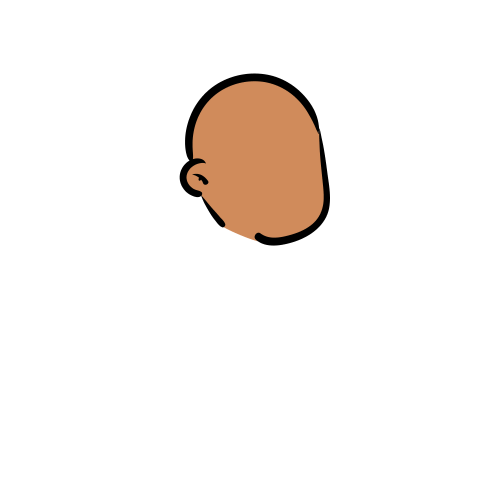
#> input picture Interactives/AgeFactor/character-kit/FP survey characters/Base Face.png, 1000 x 1000 px (shown at 1/2 size); its folder holds only this picture in this run
$ python build_fp.py
#> lines starting #> are read from the running program, lines starting #| are printed output that depends on the picture
# Builds the Age Factor characters from the layered parts in "FP survey characters/".
# Every part is a 1000x1000 transparent PNG drawn in place, so a character is just a stack:
#   base face (skin) -> shirt -> expression -> specs -> hair -> beard/moustache (on top, so long hair never hides it)
# Hair and beards are drawn as plain shapes and recoloured here by age: black, then grey, then white.
#
# Run after adding or changing parts (needs Pillow: pip3 install pillow):
#   python3 character-kit/build_fp.py
#
# Writes:
#   imgs/characters/fp/web/<id>.png   480px portraits of the story's characters, transparent (the page draws the background)
#   imgs/characters/fp/cut/<id>.png   128px head-and-shoulders cut-outs of the same, for the chart squares
#   imgs/characters/fp/layers/*.png   the parts themselves, pre-coloured (6 skins; hair and beards in 5 greys), at 500px.
#                                     The reader's own character is stacked from these on the page, so any combination works.
#   scripts/fp-characters.js          the list of characters and layers, read by scripts/characters.js
#   character-kit/fp-characters.html a contact sheet of everything generated
import glob, json, os, random
from PIL import Image, ImageFilter

HERE = os.path.dirname(os.path.abspath(__file__))
ROOT = os.path.dirname(HERE)
PARTS = os.path.join(HERE, 'FP survey characters')
OUT = os.path.join(ROOT, 'imgs', 'characters', 'fp')

PER_DECADE = 10           # half female-presenting, half male-presenting
FILL_NECK = True          # the base face's neck is white; paint it the skin colour
DECADE_AGE = [16, 25, 35, 45, 55, 65, 75]
DECADES = ['Teens', '20s', '30s', '40s', '50s', '60s', '70s+']

INK = (0, 0, 0)
BASE_SKIN = (208, 139, 91)  # the skin colour drawn in Base Face.png
SKINS = [(246, 214, 189), (232, 185, 146), (208, 139, 91), (176, 112, 70), (140, 86, 52), (98, 60, 36)]  # lightest to deepest
HAIR_COLOURS = [(35, 26, 21), (66, 56, 50), (128, 121, 115), (184, 178, 172), (240, 237, 232)]           # black to white

def hair_tone(age):
    """Index into HAIR_COLOURS: black to the late 30s, then dark grey, grey, light grey, white."""
    return 0 if age < 38 else 1 if age < 48 else 2 if age < 58 else 3 if age < 68 else 4

# Parts. Hair: 1-2 long waves, 3 braid, 4 bun, 5 curls, 6 bob, 7 short curls, 8 short, 9 quiff, 10 balding; 0 = bald.
# Faces: 1 big eyes (teens), 2-3 grins, 4 smile, 5 happy, 6 open mouth, 7 content, 8 worried.
OPEN_MOUTH = {2, 3, 6}       # beards cover these mouths, so they never get one
BIG_EYES = {1, 2, 3}         # Face1 has its own glasses; specs clash with the big eyes of 2 and 3
TEEN_FACE = 1                # everyone 13-19 gets the big eyes
MOOD = {1: 'smile', 2: 'joy', 3: 'joy', 4: 'smile', 5: 'joy', 6: 'neutral', 7: 'smile', 8: 'worried'}
SHIRTS = [1, 2, 3, 4, 5, 6]
BEARDS = ['Beard1', 'Beard2', 'Beard3', 'Moustache']
LONG_STYLES = {1, 2, 3, 4, 5, 6}

def options(decade, fem):
    """Hairstyles and faces that suit a decade. Every style shows up somewhere; later decades lean shorter."""
    if fem:
        hair = [1, 2, 3, 5, 6, 4, 7] if decade <= 2 else [6, 4, 1, 3, 5, 7, 2] if decade <= 4 else [4, 6, 3, 7, 4]
    else:
        hair = [7, 8, 9, 4, 5] if decade <= 1 else [8, 7, 9, 10, 4, 5] if decade <= 3 else [10, 8, 0, 9, 7] if decade <= 4 else [10, 0, 10, 8, 4]
    faces = [TEEN_FACE] if decade == 0 else [4, 5, 3, 6, 8, 2, 7] if decade <= 3 else [4, 7, 5, 8, 6] if decade <= 4 else [7, 4, 8, 5, 7]  # big eyes only for teens
    return hair, faces

def recipe(decade, i, rng):
    fem = i % 2 == 0
    hairs, faces = options(decade, fem)
#> in compose, `im = Image.new('RGBA', (1000, 1000), (0, 0, 0, 0))`: im: PIL image 1000x1000 RGBA; every value is 0
    hair = hairs[(i // 2 + decade) % len(hairs)]
    face = faces[(i + decade * 3) % len(faces)]
    beard = None
    if not fem and decade >= 1 and face not in OPEN_MOUTH and rng.random() < 0.7:
        beard = BEARDS[(i // 2 + decade * 3) % len(BEARDS)]
    specs = None
    if face not in BIG_EYES and rng.random() < (0.15 if decade <= 1 else 0.3 if decade <= 2 else 0.55):
        specs = 'Specs1' if (i + decade) % 2 else 'Specs2'
    return {
        'id': f'd{decade}-{i + 1:02d}', 'decade': decade, 'age': DECADE_AGE[decade],
        'hair': 'long' if fem else 'short',  # presentation: 'long' reads as female ("Hi aunty!"), 'short' as male
        'hairStyle': hair, 'face': face, 'mood': MOOD[face],
        'beard': beard, 'specs': specs, 'shirt': SHIRTS[(i * 5 + decade * 2) % len(SHIRTS)],
        'skin': (i * 2 + decade) % len(SKINS),
    }

# The one real reader the story follows: fixed, so they look the same whatever else changes
ANCHOR = {'id': 'anchor', 'decade': 3, 'age': 45, 'hair': 'long', 'hairStyle': 5, 'face': 6, 'mood': 'neutral',
          'beard': None, 'specs': None, 'shirt': 5, 'skin': 4, 'fixed': True}

_cache = {}
def part(rel):
#> called with rel = 'Base Face.png'
    if rel not in _cache:
        _cache[rel] = Image.open(os.path.join(PARTS, rel)).convert('RGBA')
    return _cache[rel]
#> returned value is the input picture: PIL image 1000x1000 RGBA; mean R, G, B, A 19.5, 14.9, 11.7, 25.8

def tinted(im, rgb, outline=True):
    """Recolour a shape to rgb, with a thin ink outline so light colours still read."""
    a = im.getchannel('A')
    out = Image.new('RGBA', im.size, (0, 0, 0, 0))
    if outline:
        line = Image.new('RGBA', im.size, INK + (255,))
        line.putalpha(a.filter(ImageFilter.MaxFilter(11)))
        out.alpha_composite(line)
    fill = Image.new('RGBA', im.size, rgb + (255,))
    fill.putalpha(a)
    out.alpha_composite(fill)
    return out

def skinned(rgb):
    """Base face in another skin tone. Ink stays ink; shading keeps its depth."""
    key = ('skin', rgb)
    if key in _cache: return _cache[key]
    im = part('Base Face.png').copy()
    px = im.load()
    for y in range(im.height):
        for x in range(im.width):
            r, g, b, a = px[x, y]
            if not a: continue
            if r > 235 and g > 235 and b > 235:
                if FILL_NECK: px[x, y] = rgb + (a,)
                continue
            t = min(1.0, r / BASE_SKIN[0])  # 0 = ink, 1 = skin
            px[x, y] = tuple(round(c * t) for c in rgb) + (a,)
    _cache[key] = im
    return im

def hair_layer(style, tone):
    return tinted(part(f'hair/Hair{style}.png'), HAIR_COLOURS[tone])

def beard_layer(name, tone):
    rgb = HAIR_COLOURS[tone]
    return tinted(part(f'beard/{name}.png'), rgb, outline=rgb[0] > 90)

def compose(c):
    tone = hair_tone(c['age'])
    im = Image.new('RGBA', (1000, 1000), (0, 0, 0, 0))
    im.alpha_composite(skinned(SKINS[c['skin']]))  # face and neck sit behind the shirt, so the collar overlaps the neck
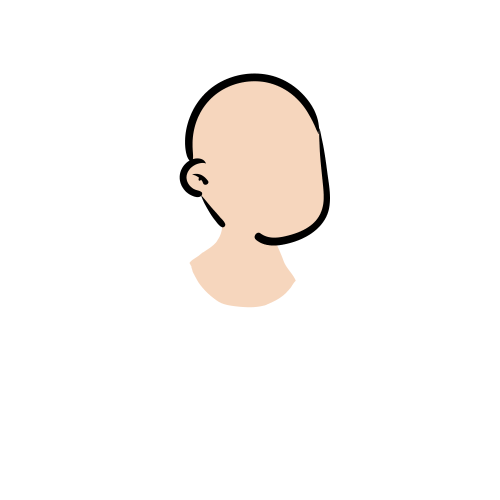
#> im: PIL image 1000x1000 RGBA (shown at 1/2 size); mean R, G, B, A 21.8, 19, 16.8, 25.8; transparent parts drawn white
    im.alpha_composite(part(f"shirts/Shirt{c['shirt']}.png"))
    im.alpha_composite(part(f"faces/Face{c['face']}.png"))
    if c['specs']: im.alpha_composite(part(f"beard/{c['specs']}.png"))
    if c['hairStyle']: im.alpha_composite(hair_layer(c['hairStyle'], tone))
    if c['beard']: im.alpha_composite(beard_layer(c['beard'], tone))  # over the hair, so long hair never hides it
    return im

def save_small(im, path):
    # Palette PNGs with alpha keep the files small; these drawings have few colours
    im.quantize(colors=96, method=Image.Quantize.FASTOCTREE, dither=Image.Dither.NONE).save(path, optimize=True)

def export_layers():
    """Every part, pre-coloured, at half size. Names: base-<skin>, shirt-<n>, face-<n>, specs-<n>, hair-<style>-<tone>, beard-<name>-<tone>."""
    d = os.path.join(OUT, 'layers'); os.makedirs(d, exist_ok=True)
    half = lambda im: im.resize((500, 500), Image.LANCZOS)
    for i, rgb in enumerate(SKINS): save_small(half(skinned(rgb)), os.path.join(d, f'base-{i}.png'))
    for n in SHIRTS: save_small(half(part(f'shirts/Shirt{n}.png')), os.path.join(d, f'shirt-{n}.png'))
    for n in range(1, 9): save_small(half(part(f'faces/Face{n}.png')), os.path.join(d, f'face-{n}.png'))
    for n in (1, 2): save_small(half(part(f'beard/Specs{n}.png')), os.path.join(d, f'specs-{n}.png'))
    for tone in range(len(HAIR_COLOURS)):
        for s in range(1, 11): save_small(half(hair_layer(s, tone)), os.path.join(d, f'hair-{s}-{tone}.png'))
        for b in BEARDS: save_small(half(beard_layer(b, tone)), os.path.join(d, f'beard-{b.lower()}-{tone}.png'))

def main():
    for sub in ('web', 'cut', 'layers'):
        os.makedirs(os.path.join(OUT, sub), exist_ok=True)
        for f in glob.glob(os.path.join(OUT, sub, '*.png')): os.remove(f)  # no stale characters left behind
    rng = random.Random(2026)
    chars = [recipe(d, i, rng) for d in range(len(DECADE_AGE)) for i in range(PER_DECADE)] + [ANCHOR]
    for c in chars:
        im = compose(c)
        save_small(im.crop((80, 40, 940, 900)).resize((480, 480), Image.LANCZOS), os.path.join(OUT, 'web', c['id'] + '.png'))
        save_small(im.crop((215, 70, 805, 660)).resize((128, 128), Image.LANCZOS), os.path.join(OUT, 'cut', c['id'] + '.png'))
    export_layers()
    data = {'dir': 'imgs/characters/fp/', 'skins': ['#%02X%02X%02X' % s for s in SKINS],
            'hairTones': ['#%02X%02X%02X' % s for s in HAIR_COLOURS], 'chars': chars}
    js = ('// Generated by character-kit/build_fp.py. Do not edit by hand; change the build script and rerun it.\n'
          'window.FP_CHARS = ' + json.dumps(data, separators=(',', ':')) + ';\n')
    open(os.path.join(ROOT, 'scripts', 'fp-characters.js'), 'w').write(js)
    fig = lambda c: (f'<figure><img src="../imgs/characters/fp/web/{c["id"]}.png" style="background:{BG[c["decade"]]}"><figcaption><b>{c["id"]}</b> · hair {c["hairStyle"] or "bald"} · {c["mood"]}'
                     f'{" · " + c["beard"] if c["beard"] else ""}{" · specs" if c["specs"] else ""}</figcaption></figure>')
    rows = ''.join(f'<h2>{DECADES[d]}</h2><div class="row">' + ''.join(fig(c) for c in chars if c['decade'] == d and not c.get('fixed')) + '</div>'
                   for d in range(len(DECADE_AGE)))
    rows += '<h2>Our reader (fixed)</h2><div class="row">' + fig(ANCHOR) + '</div>'
    open(os.path.join(HERE, 'fp-characters.html'), 'w').write(SHEET.replace('{{ROWS}}', rows).replace('{{N}}', str(len(chars))))
    print(len(chars), 'characters and', len(glob.glob(os.path.join(OUT, 'layers', '*.png'))), 'layers written to', os.path.relpath(OUT, ROOT))

BG = ['#F2D7C9', '#E7D3C1', '#E9CFCB', '#D9DCCB', '#D3DDD9', '#E3DACB', '#E6DDE3']  # same as scripts/characters.js
SHEET = '''<!doctype html><html lang="en"><head><meta charset="utf-8"><meta name="viewport" content="width=device-width,initial-scale=1">
<title>FP Characters</title><style>
:root{--bg:#F7F2F2;--ink:#1A1208;--muted:#6B5E57}
@media (prefers-color-scheme:dark){:root{--bg:#1B1715;--ink:#F3ECE8;--muted:#B5A9A2}}
body{margin:0;padding:24px 16px 64px;background:var(--bg);color:var(--ink);font:15px/1.5 system-ui,sans-serif}
main{max-width:1100px;margin:0 auto}h1{font-size:28px;margin:0 0 4px}p{color:var(--muted);margin:0 0 24px}
h2{font-size:16px;margin:28px 0 10px}.row{display:grid;grid-template-columns:repeat(auto-fill,minmax(150px,1fr));gap:12px}
figure{margin:0}img{width:100%;display:block;border:2px solid var(--ink)}figcaption{font-size:12px;color:var(--muted);margin-top:4px}
</style></head><body><main><h1>FP survey characters</h1>
<p>{{N}} characters generated by <code>build_fp.py</code> from the parts in <code>FP survey characters/</code>. Teens get the big eyes; hair turns grey with age; beards only go on closed-mouth faces. The story picks from these by decade. Readers build their own character on the page from the pre-coloured layers in <code>imgs/characters/fp/layers/</code>.</p>
{{ROWS}}</main></body></html>'''

if __name__ == '__main__':
#> (the run stopped early here; a loop or call above may not have finished)
